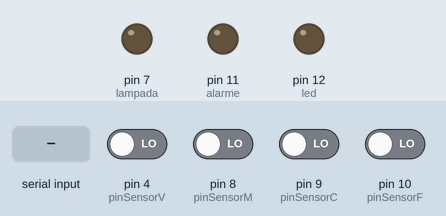
Simulated run of this sketch. Board: Arduino Uno, built with avr-gcc and run on an emulated ATmega328P. On the bench: output pins drawn as LEDs (lit = HIGH). The test bench sets the inputs (shaded band); at power-on: pin 4 (pinSensorV), pin 8 (pinSensorM), pin 9 (pinSensorC), pin 10 (pinSensorF) LOW. What the sketch prints to the serial monitor is not drawn.

Above: at 0.9 s.
1.0 s: "A\n" received over Serial
At 2.2 s:
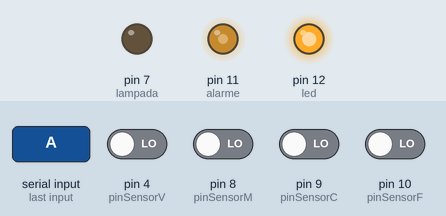
2.5 s: pin 4 (pinSensorV) driven HIGH
4.6 s: pin 8 (pinSensorM) driven HIGH
6.6 s: pin 9 (pinSensorC) driven HIGH
8.6 s: pin 10 (pinSensorF) driven HIGH
10.7 s: pin 4 (pinSensorV) driven LOW
Timing chart, 0 to 13.7 s (numbered marks = the images above; inputs shaded):
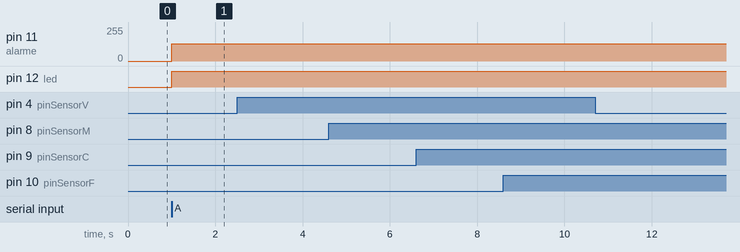

Measured:
- after the input at 1.0 s, pin 11 (alarme): 0/255 → 128/255 at once; pin 12 (led): LOW → HIGH at once
- after the input at 2.5 s, every drawn part: stays the same
- after the input at 4.6 s, every drawn part: stays the same
- after the input at 6.6 s, every drawn part: stays the same
- after the input at 8.6 s, every drawn part: stays the same
- after the input at 10.7 s, every drawn part: stays the same

The sketch:

sketch.ino
```cpp
//Sensores para monitoramento
#define pinSensorV 4
#define pinSensorF 10
#define pinSensorC 9
#define pinSensorM 8
String msg = "";

//Definições para ações automatizadas
#define led 12
#define alarme 11
#define lampada 7
#define luz A3

void setup() {
  Serial.begin(9600);
  while (true) {
    char signal = Serial.read();
    if (!Serial){
    ; // wait for serial port to connect. Needed for native USB port only
    }
    else if (signal == 'A'){
      // Envio da mensagem de inicialização
      Serial.print("Arduino Conectado\n");
      break;
    }
  }

  pinMode(pinSensorV, INPUT);
  pinMode(pinSensorF, INPUT);
  pinMode(pinSensorC, INPUT);
  pinMode(pinSensorM, INPUT);
  pinMode(luz, INPUT);
  pinMode(lampada, OUTPUT);
  pinMode(led, OUTPUT);
  pinMode(alarme, OUTPUT);
}

// técnica de modulação de largura de pulso (PWM - Pulse Width Modulation)
int intensidadeSom = 128; // Valor entre 0 (desligado) e 255 (máxima intensidade)

// Não estamos utilizando a lâmpada e o fotoresistor ('luz'), pois o fotoresistor só envia 0
void loop() {


  if (digitalRead(pinSensorV) == HIGH || digitalRead(pinSensorF) == LOW || digitalRead(pinSensorM) == HIGH || digitalRead(pinSensorC) == LOW) {
    digitalWrite(led, HIGH);
    analogWrite(alarme, intensidadeSom);
  } else {
    digitalWrite(led, LOW);
    analogWrite(alarme, 0);
  }

  delay(100);
    //if (Serial.read() == 'A'){
      msg = "senha_exe=a4XXFt";
      if (digitalRead(pinSensorV) == LOW) {
        msg += "&sensorV=Sensor de Vibracao&estadoV=DESLIGADO";
      } else {
        msg += "&sensorV=Sensor de Vibracao&estadoV=LIGADO";
      }
      if (digitalRead(pinSensorF) == HIGH) {
        msg += "&sensorF=Sensor de Fogo&estadoF=DESLIGADO";
      } else {
        msg += "&sensorF=Sensor de Fogo&estadoF=LIGADO";
      }
      if (digitalRead(pinSensorC) == HIGH) {
        msg += "&sensorC=Sensor de Chuva&estadoC=DESLIGADO";
      } else {
        msg += "&sensorC=Sensor de Chuva&estadoC=LIGADO";
      }
      if (digitalRead(pinSensorM) == LOW) {
        msg += "&sensorM=Sensor de Movimento&estadoM=DESLIGADO";
      } else {
        msg += "&sensorM=Sensor de Movimento&estadoM=LIGADO";
      }
      if (digitalRead(led) == LOW) {
        msg += "&sensorL=Alarme&estadoL=DESLIGADO";
      } else {
        msg += "&sensorL=Alarme&estadoL=LIGADO";
      }
      msg += "\n";
      Serial.print(msg);
    //}
}
```
